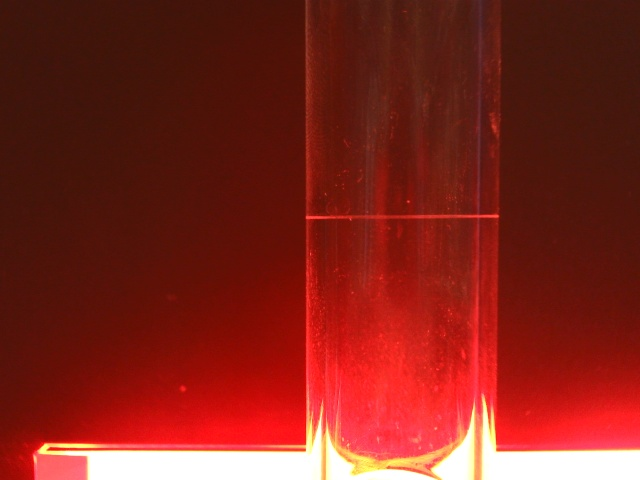
#> input picture data/img1524.jpg, 640 x 480 px; its folder holds only this picture in this run
$ jupyter execute --allow-errors Image.ipynb   (older library calls are emulated)
#> lines starting #> are read from the running program, lines starting #| are printed output that depends on the picture
[cell 1]
import os
import cv2
import numpy as np
import matplotlib.pyplot as plt


class Image():
    def __init__(self):
        print('Initialized successfully!\n')

    def Getpath(self, path):
        """
        """
        path_list = []
        for root, dirs, files in os.walk(path):
            for file in files:
                if file.lower().endswith('.jpg'):
                    path_list.append(os.path.join(root, file))
        return path_list

    def read(self, path, bins = 256):
#> called with path = 'data/img1524.jpg', bins = 256
        self.path = path
        self.bins = bins
        self.img = cv2.imread(path, 0)
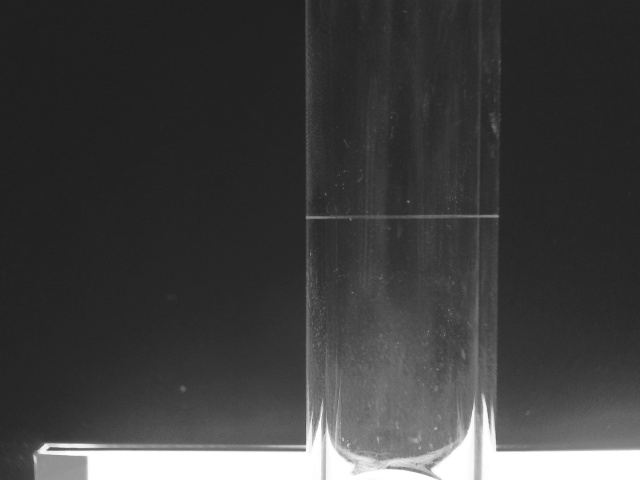
#> self.img: shape (480, 640); min 30, max 255, mean 62.7
        self.undo_img = self.img
        if self.img.all() != None:
            print('Read succeeded!\n')

    def Histogram(self):
        self.mat_hist, bins = np.histogram(self.img.ravel(), self.bins, [0,self.bins])
        hist = plt.hist(self.img.ravel(), bins = self.bins)

    def GetCDF(self):
        area = multiply(self.img)
        self.mat_hist, bins = np.histogram(self.img.ravel(), self.bins, [0,self.bins])

        cdf = [0] * self.bins
        for s in range(self.bins):
            cdf[s] = np.sum(self.mat_hist[:s+1]) / area
        return cdf

    def Equalization(self):
        cdf = self.GetCDF()
#> cdf = 256 values from 0 to 1
        cdf_norm = cdf
#> cdf_norm = 256 values from 0 to 1
        for i in range(self.bins):
            cdf_norm[i] = cdf[i] * max(self.mat_hist)
#> after the loop, cdf_norm = 256 values from 0 to 21394

        equ = cv2.equalizeHist(self.img)
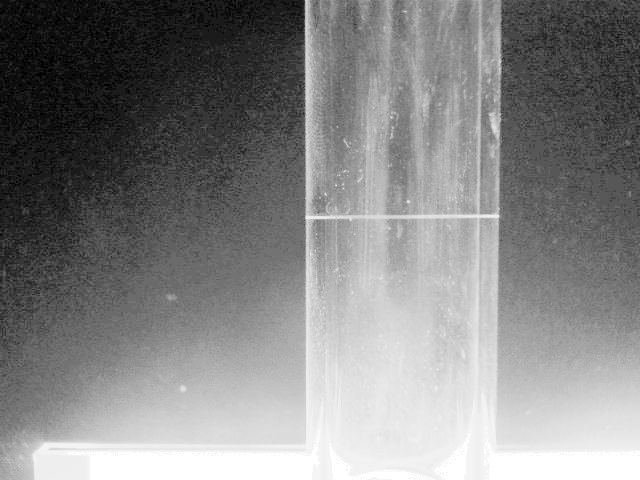
#> equ: shape (480, 640); min 0, max 255, mean 131.4
        self.res = np.hstack((self.img, equ))
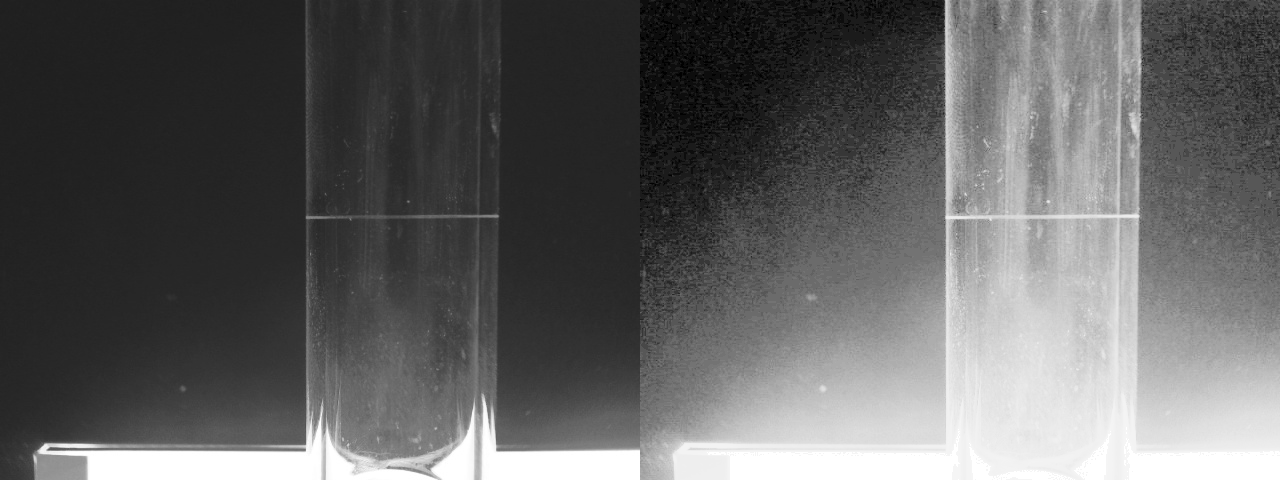
#> self.res: shape (480, 1280); min 0, max 255, mean 97

        plt.plot(cdf_norm, color = 'b')
        plt.hist(self.res.flatten(), 256, [0, 256], color = 'r')
        plt.xlim([0,256])
        plt.legend(('CDF','Equalized histogram'), loc = 'upper left')
        plt.show()
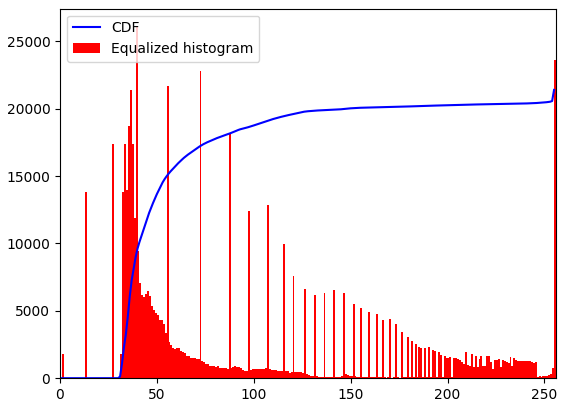
#> figure drawn by matplotlib, 1 panel; tallest bar 26122 high, from x = 39 to 40; curve peaks at x = 255, y = 21394

        cv2.imshow('img',self.res)
        cv2.waitKey()
        cv2.destroyAllWindows()


    def filt(self, img, model = 'gaussian', d = 3, sigma=2, t1 = 100, t2 = 200, dx = 0, dy = 0):
        if model == 'gaussian':
            flt = cv2.GaussianBlur(img, (d, d), sigmaX=sigma, sigmaY=sigma)
        elif model == 'laplacian':
            flt = cv2.Laplacian(img, cv2.CV_64F)
            flt = cv2.convertScaleAbs(flt)
        elif model == 'canny':
            flt = cv2.Canny(img, threshold1 = t1, threshold2 = t2)
        elif model == 'average':
            flt = cv2.blur(img, (d, d))
        elif model =='median':
            flt = cv2.medianBlur(img, d)
        elif model == 'sobel':
            if dx * dy :
                flt = cv2.Sobel(img, cv2.CV_64F, dx, dy, ksize=d)
            else:
                print('Error! No parameters given to dx or dy! Set dx = dy = 1 defaultly!')
                sobelx = cv2.Sobel(img, cv2.CV_64F, 1, 0)
                sobelx = cv2.convertScaleAbs(sobelx)

                sobely = cv2.Sobel(img, cv2.CV_64F, 0, 1)
                sobely = cv2.convertScaleAbs(sobely)
                flt = cv2.addWeighted(sobelx, 0.5, sobely, 0.5, 0)
        elif model == 'fourier':
            dft = cv2.dft(np.float32(img), flags=cv2.DFT_COMPLEX_OUTPUT)
            dft_shift = np.fft.fftshift(dft)
            flt = np.log(cv2.magnitude(dft_shift[:,:,0], dft_shift[:,:,1]))
        return flt

    def edgeExtract(self, img, threshold1 = 100, threshold2 = 200):
        edges = cv2.Canny(img, threshold1, threshold2)
        return edges

    def show(self, img):
        cv2.imshow('Image(Grey-Scaled)', img)
        cv2.waitKey()
        cv2.destroyAllWindows()

    def save(self, path):
        cv2.imwrite(path, self.img)

    def undo(self):
        return self.undo_img

def multiply(tuple):
    factor = 1
    shape = tuple.shape
    for elem in shape:
        factor *= elem
    return factor


def show(img):
    cv2.imshow('Image(Processed)', img)
    cv2.waitKey()
    cv2.destroyAllWindows()

def imshow(img):
    plt.imshow(img)

def Getpath(path):
    """
    """
    path_list = []
    for root, dirs, files in os.walk(path):
        for file in files:
            if file.lower().endswith('.jpg'):
                path_list.append(os.path.join(root, file))
    return path_list

"""
极致的去噪 + 极小的Canny参数 = 最好的边缘
"""

[cell 2]
lists = Getpath('data')
a = [Image() for i in range(6)]
#> (the rest of this cell did not finish here and is left out)

[cell 3]
cdf = []
#> (the rest of this cell did not finish here and is left out)

[cell 4]
a[0].Equalization()

[cell 5]
imshow(a[0].res)

[cell 6]
gaus = a[0].filt(a[0].res, 'gaussian', d = 3, sigma = 2)
lap = a[0].filt(a[0].res, 'laplacian')
canny = a[0].filt(a[0].res, 'canny', t1 = 100, t2 = 200)
average = a[0].filt(a[0].res, 'average', d = 3)
median = a[0].filt(a[0].res, 'median', d = 5)
sobel = a[0].filt(a[0].res, 'sobel', d = 3, dx = 1, dy = 1)
fourier = a[0].filt(a[0].res, 'fourier')

[cell 7]
imshow(gaus)
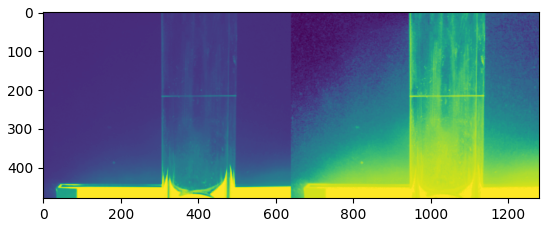
#> figure drawn by matplotlib, 1 panel

[cell 8]
imshow(lap)
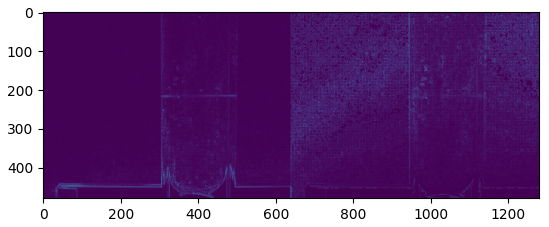
#> figure drawn by matplotlib, 1 panel

[cell 9]
imshow(canny)
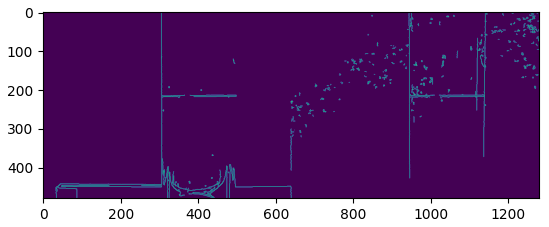
#> figure drawn by matplotlib, 1 panel

[cell 10]
imshow(average)

[cell 11]
edge = a[0].edgeExtract(gaus, 50, 200)
imshow(edge)
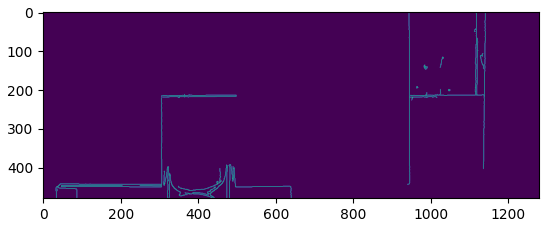
#> figure drawn by matplotlib, 1 panel

#> (a cell that did not finish here is left out)

[cell 13]
filted, edges = [], []
#> (the rest of this cell did not finish here and is left out)

[cell 14]
imshow(edges[0])

#> (a cell that did not finish here is left out)

#> (a cell that did not finish here is left out)

#> (a cell that did not finish here is left out)

#> (a cell that did not finish here is left out)

#> (a cell that did not finish here is left out)

#> (a cell that did not finish here is left out)

[cell 21]
imshow(fourier)
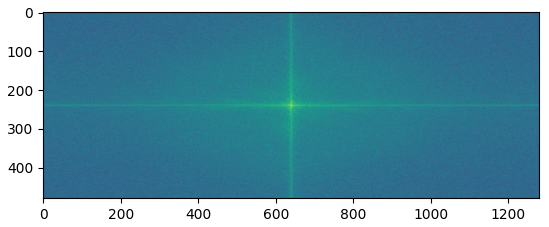
#> figure drawn by matplotlib, 1 panel
